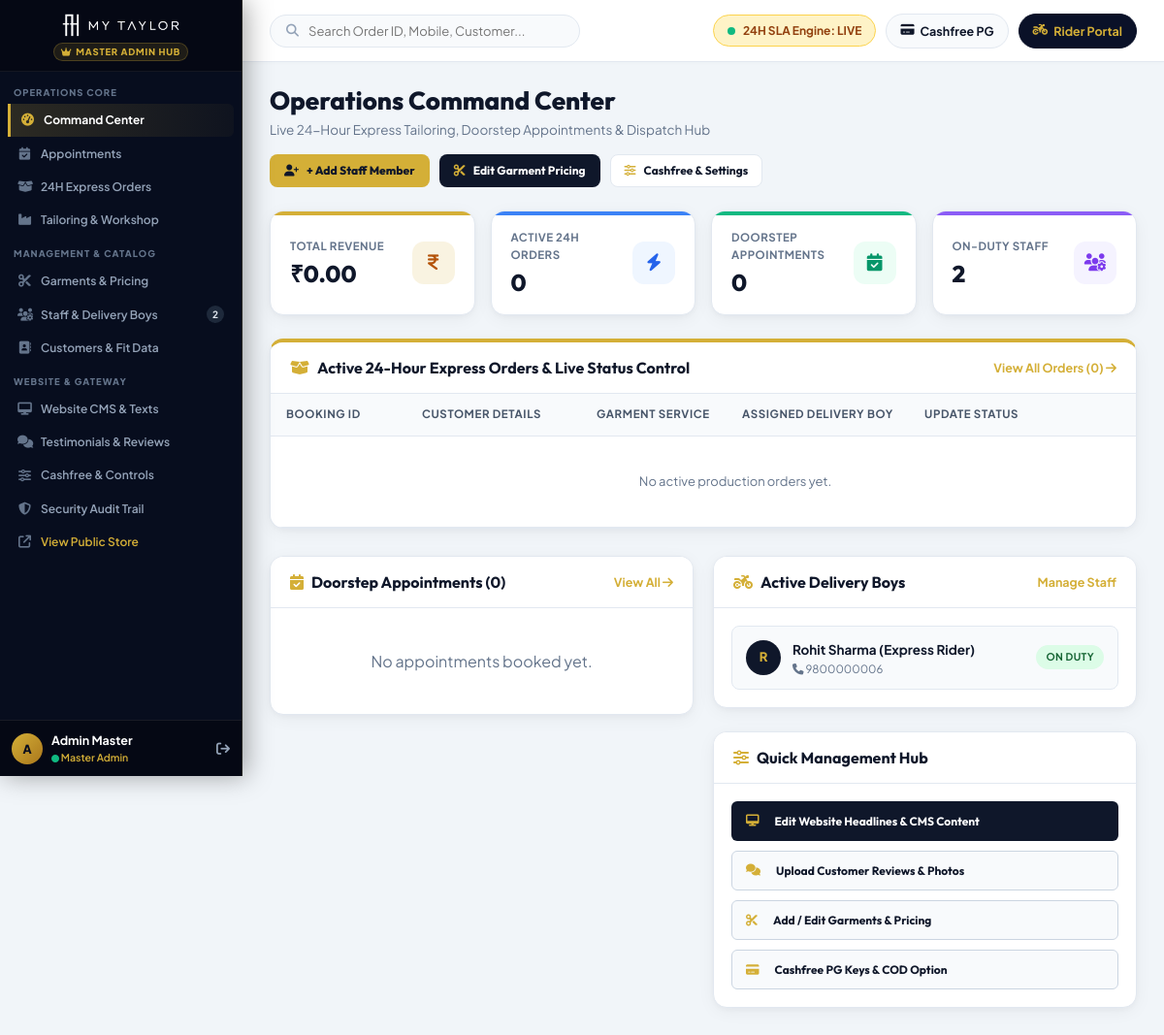
/admin/index.php (signed in), run on the app's committed database.
### tables this page shows
CREATE TABLE IF NOT EXISTS `users` (
  `id` INT AUTO_INCREMENT PRIMARY KEY,
  `name` VARCHAR(120) NOT NULL,
  `email` VARCHAR(150) NOT NULL UNIQUE,
  `mobile` VARCHAR(20) NOT NULL UNIQUE,
  `password_hash` VARCHAR(255) NOT NULL,
  `role` ENUM('customer', 'measurement_executive', 'cutting_staff', 'tailor', 'qc_staff', 'packing_staff', 'delivery_executive', 'admin') NOT NULL DEFAULT 'customer',
  `status` ENUM('active', 'inactive', 'suspended') DEFAULT 'active',
  `gender` ENUM('male', 'female', 'other') DEFAULT NULL,
  `profile_image` VARCHAR(255) DEFAULT NULL,
  `created_at` TIMESTAMP DEFAULT CURRENT_TIMESTAMP,
  `updated_at` TIMESTAMP DEFAULT CURRENT_TIMESTAMP ON UPDATE CURRENT_TIMESTAMP
);

### config/config.php (called while the page is built, shortened)
<?php
function formatPrice($amount) {
    return '₹' . number_format((float)$amount, 2);
}
function e($str) {
    return htmlspecialchars((string)$str, ENT_QUOTES, 'UTF-8');
}

### admin/index.php (the view, shortened to what this page needs)
<?php
require_once __DIR__ . '/includes/admin_header.php';
require_once __DIR__ . '/../includes/mail.php';
$deliveryBoys = $pdo->query("SELECT * FROM `users` WHERE `role` = 'delivery_executive' AND `status` = 'active' ORDER BY `id` DESC")->fetchAll();
$measExecutives = $pdo->query("SELECT * FROM `users` WHERE `role` = 'measurement_executive' AND `status` = 'active' ORDER BY `id` DESC")->fetchAll();
$appointments = $pdo->query("
  SELECT a.*, s.name as service_name,
         u.name as customer_name, u.mobile as customer_mobile,
         exec_u.name as exec_name,
         addr.house_no, addr.street, addr.area, addr.city, addr.pincode
  FROM `appointments` a
  JOIN `services` s ON a.service_id = s.id
  JOIN `users` u ON a.customer_id = u.id
  JOIN `addresses` addr ON a.address_id = addr.id
  LEFT JOIN `users` exec_u ON a.executive_id = exec_u.id
  ORDER BY a.id DESC
")->fetchAll();
$orders = $pdo->query("
  SELECT o.*, s.name as service_name,
         u.name as customer_name, u.mobile as customer_mobile,
         m.measurement_code, m.fit_preference,
         deliv_u.name as delivery_boy_name,
         a.house_no, a.building, a.street, a.area, a.city, a.pincode
  FROM `orders` o
  JOIN `services` s ON o.service_id = s.id
  JOIN `users` u ON o.customer_id = u.id
  JOIN `addresses` a ON o.delivery_address_id = a.id
  LEFT JOIN `measurements` m ON o.measurement_id = m.id
  LEFT JOIN `users` deliv_u ON o.assigned_delivery_id = deliv_u.id
  ORDER BY o.id DESC
")->fetchAll();
$totalRevenue = (float)$pdo->query("SELECT COALESCE(SUM(total_amount), 0) FROM `orders` WHERE `payment_status` = 'PAID'")->fetchColumn();
$totalOrders = count($orders);
$totalApts = count($appointments);
$activeProduction = (int)$pdo->query("SELECT COUNT(*) FROM `orders` WHERE `order_status` NOT IN ('DELIVERED', 'CANCELLED')")->fetchColumn();
?>
<div class="admin-header-row">
  <div class="admin-title-area">
    <h1>Operations Command Center</h1>
    <p>Live 24-Hour Express Tailoring, Doorstep Appointments & Dispatch Hub</p>
  </div>
  <div style="display:flex; gap:10px; flex-wrap:wrap;">
    <button type="button" class="btn btn-sm" onclick="document.getElementById('addStaffModal').style.display='flex';" style="background:var(--admin-gold); color:#0F172A; font-weight:800; border-radius:8px;">
      <i class="fa-solid fa-user-plus"></i> + Add Staff Member
    </button>
    <a href="<?= APP_URL ?>/admin/services.php" class="btn btn-sm" style="background:#0F172A; color:#FFFFFF; font-weight:700; border-radius:8px;">
      <i class="fa-solid fa-scissors text-gold"></i> Edit Garment Pricing
    </a>
    <a href="<?= APP_URL ?>/admin/settings.php" class="btn btn-sm" style="background:#FFFFFF; border:1px solid var(--admin-border); color:#0F172A; font-weight:700; border-radius:8px;">
      <i class="fa-solid fa-sliders text-gold"></i> Cashfree & Settings
    </a>
  </div>
</div>
<div class="admin-kpi-grid">
  <div class="admin-kpi-card gold">
    <div class="admin-kpi-data">
      <span>Total Revenue</span>
      <h3><?= formatPrice($totalRevenue) ?></h3>
    </div>
    <div class="admin-kpi-icon icon-gold">
      <i class="fa-solid fa-indian-rupee-sign"></i>
    </div>
  </div>
  <div class="admin-kpi-card blue">
    <div class="admin-kpi-data">
      <span>Active 24H Orders</span>
      <h3><?= $activeProduction ?></h3>
    </div>
    <div class="admin-kpi-icon icon-blue">
      <i class="fa-solid fa-bolt"></i>
    </div>
  </div>
  <div class="admin-kpi-card emerald">
    <div class="admin-kpi-data">
      <span>Doorstep Appointments</span>
      <h3><?= $totalApts ?></h3>
    </div>
    <div class="admin-kpi-icon icon-emerald">
      <i class="fa-solid fa-calendar-check"></i>
    </div>
  </div>
  <div class="admin-kpi-card purple">
    <div class="admin-kpi-data">
      <span>On-Duty Staff</span>
      <h3><?= count($deliveryBoys) + count($measExecutives) ?></h3>
    </div>
    <div class="admin-kpi-icon icon-purple">
      <i class="fa-solid fa-users-gear"></i>
    </div>
  </div>
</div>
<div class="admin-card" style="border-top: 4px solid var(--admin-gold); margin-bottom: 28px;">
  <div class="admin-card-header">
    <h3>
      <i class="fa-solid fa-box-open text-gold"></i>
      Active 24-Hour Express Orders & Live Status Control
    </h3>
    <a href="<?= APP_URL ?>/admin/orders.php" style="font-size:12.5px; color:var(--admin-gold); text-decoration:none; font-weight:700;">
      View All Orders (<?= $totalOrders ?>) <i class="fa-solid fa-arrow-right"></i>
    </a>
  </div>
  <div class="admin-table-responsive">
    <table class="admin-table">
      <thead>
        <tr>
          <th style="min-width:140px;">Booking ID</th>
          <th style="min-width:180px;">Customer Details</th>
          <th style="min-width:150px;">Garment Service</th>
          <th style="min-width:160px;">Assigned Delivery Boy</th>
          <th style="min-width:210px;">Update Status</th>
          <th style="min-width:90px; text-align:right;">Action</th>
        </tr>
      </thead>
      <tbody>
        <?php if (empty($orders)): ?>
          <tr><td colspan="6" style="text-align:center; padding:36px; color:#64748B;">No active production orders yet.</td></tr>
        <?php endif; ?>
      </tbody>
    </table>
  </div>
</div>
<div class="admin-grid-responsive">
  <div class="admin-card">
    <div class="admin-card-header">
      <h3>
        <i class="fa-solid fa-calendar-check text-gold"></i>
        Doorstep Appointments (<?= count($appointments) ?>)
      </h3>
      <a href="<?= APP_URL ?>/admin/appointments.php" style="font-size:12.5px; color:var(--admin-gold); text-decoration:none; font-weight:700;">
        View All <i class="fa-solid fa-arrow-right"></i>
      </a>
    </div>
    <div class="admin-card-body" style="padding:18px;">
      <?php if (empty($appointments)): ?>
        <p style="text-align:center; color:#64748B; padding:24px 0;">No appointments booked yet.</p>
      <?php endif; ?>
    </div>
  </div>
  <div>
    <div class="admin-card" style="margin-bottom:24px;">
      <div class="admin-card-header">
        <h3><i class="fa-solid fa-motorcycle text-gold"></i> Active Delivery Boys</h3>
        <a href="<?= APP_URL ?>/admin/staff.php" style="font-size:12.5px; color:var(--admin-gold); text-decoration:none; font-weight:700;">Manage Staff</a>
      </div>
      <div class="admin-card-body" style="padding:18px;">
        <div style="display:flex; flex-direction:column; gap:12px;">
          <?php foreach ($deliveryBoys as $db): ?>
            <div style="display:flex; align-items:center; justify-content:space-between; padding:10px 14px; background:#F8FAFC; border-radius:var(--admin-radius-sm); border:1px solid var(--admin-border);">
              <div style="display:flex; align-items:center; gap:12px;">
                <div style="width:36px; height:36px; border-radius:50%; background:#0F172A; color:var(--admin-gold); display:flex; align-items:center; justify-content:center; font-size:13px; font-weight:800;">
                  <?= strtoupper(substr($db['name'], 0, 1)) ?>
                </div>
                <div>
                  <strong style="font-size:13.5px; color:#0F172A;"><?= e($db['name']) ?></strong>
                  <div style="font-size:11.5px; color:#64748B;"><i class="fa-solid fa-phone"></i> <?= e($db['mobile']) ?></div>
                </div>
              </div>
              <span class="badge-status delivered" style="font-size:10.5px;">On Duty</span>
            </div>
          <?php endforeach; ?>
        </div>
      </div>
    </div>
    <div class="admin-card">
      <div class="admin-card-header">
        <h3><i class="fa-solid fa-sliders text-gold"></i> Quick Management Hub</h3>
      </div>
      <div class="admin-card-body" style="padding:18px; display:flex; flex-direction:column; gap:10px;">
        <a href="<?= APP_URL ?>/admin/website-content.php" class="btn btn-sm" style="background:#0F172A; color:#FFFFFF; font-weight:700; text-align:left; justify-content:flex-start; padding:10px 14px;">
          <i class="fa-solid fa-desktop text-gold" style="margin-right:8px;"></i> Edit Website Headlines & CMS Content
        </a>
        <a href="<?= APP_URL ?>/admin/testimonials.php" class="btn btn-sm" style="background:#F8FAFC; border:1px solid #CBD5E1; color:#0F172A; font-weight:700; text-align:left; justify-content:flex-start; padding:10px 14px;">
          <i class="fa-solid fa-comments text-gold" style="margin-right:8px;"></i> Upload Customer Reviews & Photos
        </a>
        <a href="<?= APP_URL ?>/admin/services.php" class="btn btn-sm" style="background:#F8FAFC; border:1px solid #CBD5E1; color:#0F172A; font-weight:700; text-align:left; justify-content:flex-start; padding:10px 14px;">
          <i class="fa-solid fa-scissors text-gold" style="margin-right:8px;"></i> Add / Edit Garments & Pricing
        </a>
        <a href="<?= APP_URL ?>/admin/settings.php" class="btn btn-sm" style="background:#F8FAFC; border:1px solid #CBD5E1; color:#0F172A; font-weight:700; text-align:left; justify-content:flex-start; padding:10px 14px;">
          <i class="fa-solid fa-credit-card text-gold" style="margin-right:8px;"></i> Cashfree PG Keys & COD Option
        </a>
      </div>
    </div>
  </div>
</div>
<?php require_once __DIR__ . '/includes/admin_footer.php'; ?>

### assets/css/style.css (style rules this page uses)
:root { --font-primary: 'Plus Jakarta Sans', -apple-system, BlinkMacSystemFont, sans-serif; --font-heading: 'Outfit', sans-serif; --font-luxury: 'Playfair Display', Georgia, serif; --bg-primary: #070D1E; --bg-secondary: #0E172F; --bg-card: #141F3C; --bg-card-hover: #1A284D; --bg-light: #F8FAFC; --bg-light-card: #FFFFFF; --text-main: #0F172A; --text-muted: #64748B; --text-light: #F1F5F9; --text-light-muted: #94A3B8; --gold-primary: #D4AF37; --gold-hover: #B89628; --gold-light: #F7E7CE; --gold-gradient: linear-gradient(135deg, #D4AF37 0%, #F3E5AB 50%, #AA771C 100%); --gold-glow: 0 0 25px rgba(212, 175, 55, 0.35); --accent-blue: #2563EB; --accent-cyan: #06B6D4; --accent-emerald: #10B981; --accent-amber: #F59E0B; --accent-rose: #EF4444; --accent-purple: #8B5CF6; --border-dark: rgba(212, 175, 55, 0.2); --border-subtle: rgba(255, 255, 255, 0.08); --border-light: #E2E8F0; --radius-sm: 8px; --radius-md: 14px; --radius-lg: 20px; --radius-full: 9999px; --shadow-sm: 0 2px 4px rgba(0, 0, 0, 0.05); --shadow-md: 0 10px 25px -5px rgba(0, 0, 0, 0.1), 0 8px 10px -6px rgba(0, 0, 0, 0.1); --shadow-lg: 0 20px 35px -5px rgba(0, 0, 0, 0.25); --shadow-gold: 0 10px 30px rgba(212, 175, 55, 0.25); --transition: all 0.25s cubic-bezier(0.4, 0, 0.2, 1); }
* { margin: 0; padding: 0; box-sizing: border-box; }
html { scroll-behavior: smooth; overflow-x: hidden; max-width: 100vw; }
body { font-family: var(--font-primary); background-color: var(--bg-light); color: var(--text-main); line-height: 1.6; -webkit-font-smoothing: antialiased; overflow-x: hidden; width: 100%; max-width: 100vw; }
h1, h2, h3, h4, h5, h6 { font-family: var(--font-heading); font-weight: 700; color: inherit; line-height: 1.25; }
.text-gold { color: var(--gold-primary) !important; }
.btn { display: inline-flex; align-items: center; justify-content: center; gap: 8px; padding: 10px 22px; font-size: 14px; font-weight: 600; border-radius: var(--radius-sm); text-decoration: none; cursor: pointer; transition: var(--transition); border: 1px solid transparent; font-family: var(--font-heading); }
.btn-sm { padding: 6px 14px; font-size: 12px; border-radius: 6px; }
.badge-status { display: inline-flex; align-items: center; padding: 4px 10px; border-radius: 6px; font-size: 11px; font-weight: 700; text-transform: uppercase; }

### data on the page
users: name "R", name "Rohit Sharma (Express Rider)", mobile "9800000006"

### other printed values
$activeStaffCount "2"
substr($currentUser['name'] ?? 'A', 0, 1) "A"
$currentUser['name'] "Admin Master"
formatPrice($totalRevenue) "₹0.00"
$activeProduction "0"
$totalApts "0"
count($deliveryBoys) + count($measExecutives) "2"
$totalOrders "0"
count($appointments) "0"
